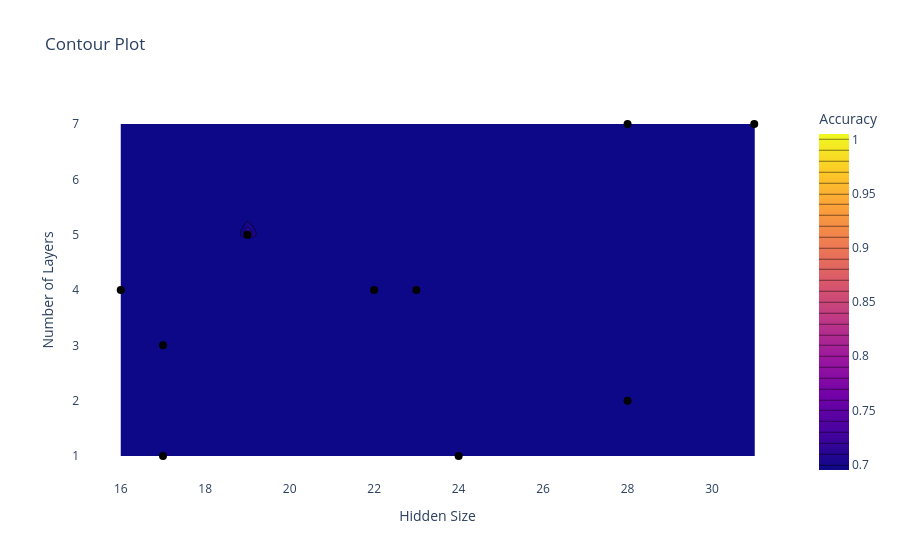

Source (notebook cell):
### Code cell
hyperband = analysis.results_df
plot_contour(hyperband, "config/hidden_size", "config/num_layers", "accuracy", start=0.7)

### Figure 1 — Plotly figure (JSON) as saved in the notebook; plotly's stock layout.template omitted (floating-point values rounded to 4 significant figures)
{"data": [{"colorbar": {"title": {"text": "Accuracy"}}, "colorscale": [[0, "#0d0887"], [0.1111, "#46039f"], [0.2222, "#7201a8"], [0.3333, "#9c179e"], [0.4444, "#bd3786"], [0.5556, "#d8576b"], [0.6667, "#ed7953"], [0.7778, "#fb9f3a"], [0.8889, "#fdca26"], [1, "#f0f921"]], "contours": {"coloring": "heatmap", "end": 1, "showlabels": true, "size": 0.01, "start": 0.7}, "type": "contour", "x": [22, 23, 17, 31, 28, 19, 24, 17, 28, 16], "y": [4, 4, 1, 7, 2, 5, 1, 3, 7, 4], "z": [0.05, 0.2547, 0.6391, 0.05469, 0.05625, 0.725, 0.09688, 0.2031, 0.1594, 0.04688]}, {"customdata": [0.05, 0.2547, 0.6391, 0.05469, 0.05625, 0.725, 0.09688, 0.2031, 0.1594, 0.04688], "hovertemplate": "Hidden Size: %{x}<br>Number of Layers: %{y}<br>Accuracy: %{customdata:.4f}<extra></extra>", "marker": {"color": "black", "size": 8, "symbol": "circle"}, "mode": "markers", "name": "Data Points", "type": "scatter", "x": [22, 23, 17, 31, 28, 19, 24, 17, 28, 16], "y": [4, 4, 1, 7, 2, 5, 1, 3, 7, 4]}], "layout": {"paper_bgcolor": "white", "plot_bgcolor": "white", "title": {"text": "Contour Plot"}, "xaxis": {"showgrid": false, "title": {"text": "Hidden Size"}}, "yaxis": {"showgrid": false, "title": {"text": "Number of Layers"}}}}
